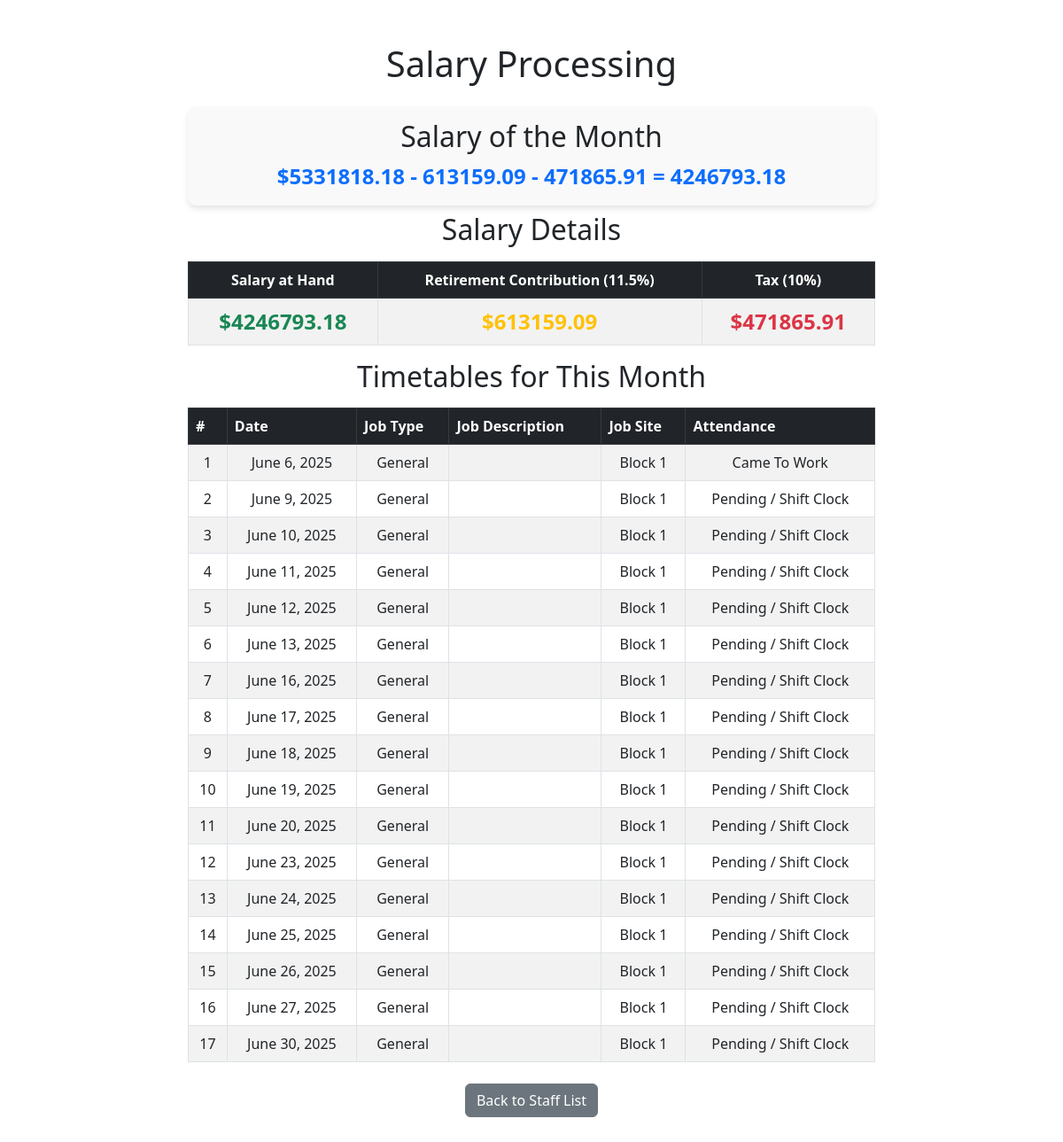
/salary_processing/31/4/, run on the app's committed database.
### HOA/models.py (models this page shows, shortened)
class TimeTable(models.Model):
    date = models.DateField()
    user = models.OneToOneField(User, on_delete=models.CASCADE)
    job_type = models.CharField(
        max_length=50,
        choices=[
            ('General', 'General'),
            ('Utility', 'Utility'),
            ('Garbage_Collection', 'Garbage_Collection'),
            ('Scheduled_Maintenance', 'Scheduled_Maintenance'),
            ('Other', 'Other'),
        ],
        default='General'
    )
    job_site = models.ForeignKey(ApartmentBlock, on_delete=models.CASCADE, related_name='timetables')
    job_description = models.CharField(max_length=150)
    attendance = models.CharField(
        max_length=50,
        choices=[
            ('Did Not Come To Work', 'Did Not Come To Work'),
            ('Came To Work', 'Came To Work'),
            ('Pending / Shift Clock', 'Pending / Shift Clock'),
            ('Other', 'Other'),
        ],
        default='Pending / Shift Clock'
    )
    class Meta:
        ordering = ['date']

### Контор/models.py (models this page shows)
class ApartmentBlock(models.Model):
    block_id = models.AutoField(primary_key=True)
    number_of_stories = models.IntegerField()
    units_per_story = models.IntegerField()
    admin = models.ForeignKey(User, on_delete=models.CASCADE)
    def __str__(self):
        return f"Block {self.block_id}"

### HOA/views.py (the view)
# urls.py: path('salary_processing/<int:staff_id>/<int:id>/', v2.salary_processing, name='salary_processing'),
def salary_processing(request, staff_id, id):
    staff = get_object_or_404(Staff, user_id=staff_id)
    salary = StaffSalary.objects.filter(user_id=staff_id).last()
    salary = float(salary.salary_amount)
    month = datetime.datetime.now().month
    year = datetime.datetime.now().year
    timetables = TimeTable.objects.filter(date__month=month, date__year=year, user_id=staff_id).distinct()
    work_days = len(timetables)
    salary_of_month = round((salary / 22 * work_days), 2)
    ndm = round((salary_of_month * 0.115), 2)
    hhoat = round(((salary_of_month - salary_of_month * 0.115) * 0.10), 2)
    salary_at_hand = round(salary_of_month - salary_of_month * 0.115 - ((salary_of_month - salary_of_month * 0.115) * 0.10), 2)
    return render(
        request, 'salary_processing.html', {'staff': staff, 'salary_of_month': salary_of_month,
                                   'salary_at_hand': salary_at_hand, 'timetables': timetables,
                                   'ndm': ndm, 'hhoat': hhoat, 'id': id
                                    })

### HOA/templates/salary_processing.html (shortened to what this page needs)
<!DOCTYPE html>
<html lang="en">
<head>
    <link rel="stylesheet" href="https://cdn.jsdelivr.net/npm/bootstrap@5.3.0/dist/css/bootstrap.min.css">
</head>
<body>
    <div class="container my-5" style="max-width: 800px; margin: auto;">
        <h1 class="text-center mb-4">Salary Processing</h1>
        <div class="row g-2">
            <div class="col">
                <div class="highlight text-center">
                    <h2><p class="mb-2">Salary of the Month</p></h2>
                    <div class="big-field text-primary">${{ salary_of_month }} - {{ ndm }} - {{ hhoat }} = {{ salary_at_hand }}</div>
                </div>
            </div>
        </div>
        <div class="mt-2">
            <h2 class="text-center mb-3">Salary Details</h2>
            <table class="table table-striped table-bordered">
                <thead class="table-dark">
                    <tr>
                        <th class="text-center">Salary at Hand</th>
                        <th class="text-center">Retirement Contribution (11.5%)</th>
                        <th class="text-center">Tax (10%)</th>
                    </tr>
                </thead>
                <tbody>
                    <tr>
                        <td class="big-field text-center text-success">${{ salary_at_hand }}</td>
                        <td class="big-field text-center text-warning">${{ ndm }}</td>
                        <td class="big-field text-center text-danger">${{ hhoat }}</td>
                    </tr>
                </tbody>
            </table>
        </div>
        <div class="mt-2">
            <h2 class="text-center mb-3">Timetables for This Month</h2>
            <div id="table-scroll">
                <table class="table table-striped table-bordered">
                    <thead class="table-dark">
                        <tr>
                            <th>#</th>
                            <th>Date</th>
                            <th>Job Type</th>
                            <th>Job Description</th>
                            <th>Job Site</th>
                            <th>Attendance</th>
                        </tr>
                    </thead>
                    <tbody>
                        {% for timetable in timetables %}
                        <tr>
                            <td class="text-center">{{ forloop.counter }}</td>
                            <td class="text-center">{{ timetable.date }}</td>
                            <td class="text-center">{{ timetable.job_type }}</td>
                            <td class="text-center">{{ timetable.job_description }}</td>
                            <td class="text-center">{{ timetable.job_site }}</td>
                            <td class="text-center">{{ timetable.attendance }}</td>
                        </tr>
                        {% empty %}
                        <tr>
                            <td colspan="5" class="text-center">No timetables found for this month.</td>
                        </tr>
                        {% endfor %}
                    </tbody>
                </table>
            </div>
        </div>
        <div class="text-center mt-4">
            <a href="{% url 'hoa_staffs' id %}" class="btn btn-secondary">Back to Staff List</a>
        </div>
    </div>
</body>
</html>

### HOA/templates/salary_processing.html (style rules this page uses)
.big-field { font-size: 1.5rem; font-weight: bold; }
.highlight { background-color: #f9f9f9; padding: 15px; border-radius: 10px; box-shadow: 0 4px 6px rgba(0, 0, 0, 0.1); }

### data on the page
TimeTable: date "June 6, 2025", job_type "General", job_site "Block 1", attendance "Came To Work"
TimeTable: date "June 9, 2025", job_type "General", job_site "Block 1", attendance "Pending / Shift Clock"
TimeTable: date "June 10, 2025", job_type "General", job_site "Block 1", attendance "Pending / Shift Clock"
TimeTable: date "June 11, 2025", job_type "General", job_site "Block 1", attendance "Pending / Shift Clock"
TimeTable: date "June 12, 2025", job_type "General", job_site "Block 1", attendance "Pending / Shift Clock"
TimeTable: date "June 13, 2025", job_type "General", job_site "Block 1", attendance "Pending / Shift Clock"
TimeTable: date "June 16, 2025", job_type "General", job_site "Block 1", attendance "Pending / Shift Clock"
TimeTable: date "June 17, 2025", job_type "General", job_site "Block 1", attendance "Pending / Shift Clock"
TimeTable: date "June 18, 2025", job_type "General", job_site "Block 1", attendance "Pending / Shift Clock"
TimeTable: date "June 19, 2025", job_type "General", job_site "Block 1", attendance "Pending / Shift Clock"
TimeTable: date "June 20, 2025", job_type "General", job_site "Block 1", attendance "Pending / Shift Clock"
TimeTable: date "June 23, 2025", job_type "General", job_site "Block 1", attendance "Pending / Shift Clock"
TimeTable: date "June 24, 2025", job_type "General", job_site "Block 1", attendance "Pending / Shift Clock"
TimeTable: date "June 25, 2025", job_type "General", job_site "Block 1", attendance "Pending / Shift Clock"
TimeTable: date "June 26, 2025", job_type "General", job_site "Block 1", attendance "Pending / Shift Clock"
TimeTable: date "June 27, 2025", job_type "General", job_site "Block 1", attendance "Pending / Shift Clock"
TimeTable: date "June 30, 2025", job_type "General", job_site "Block 1", attendance "Pending / Shift Clock"

### other printed values
{{ salary_of_month }} "5331818.18"
{{ ndm }} "613159.09"
{{ hhoat }} "471865.91"
{{ salary_at_hand }} "4246793.18"
